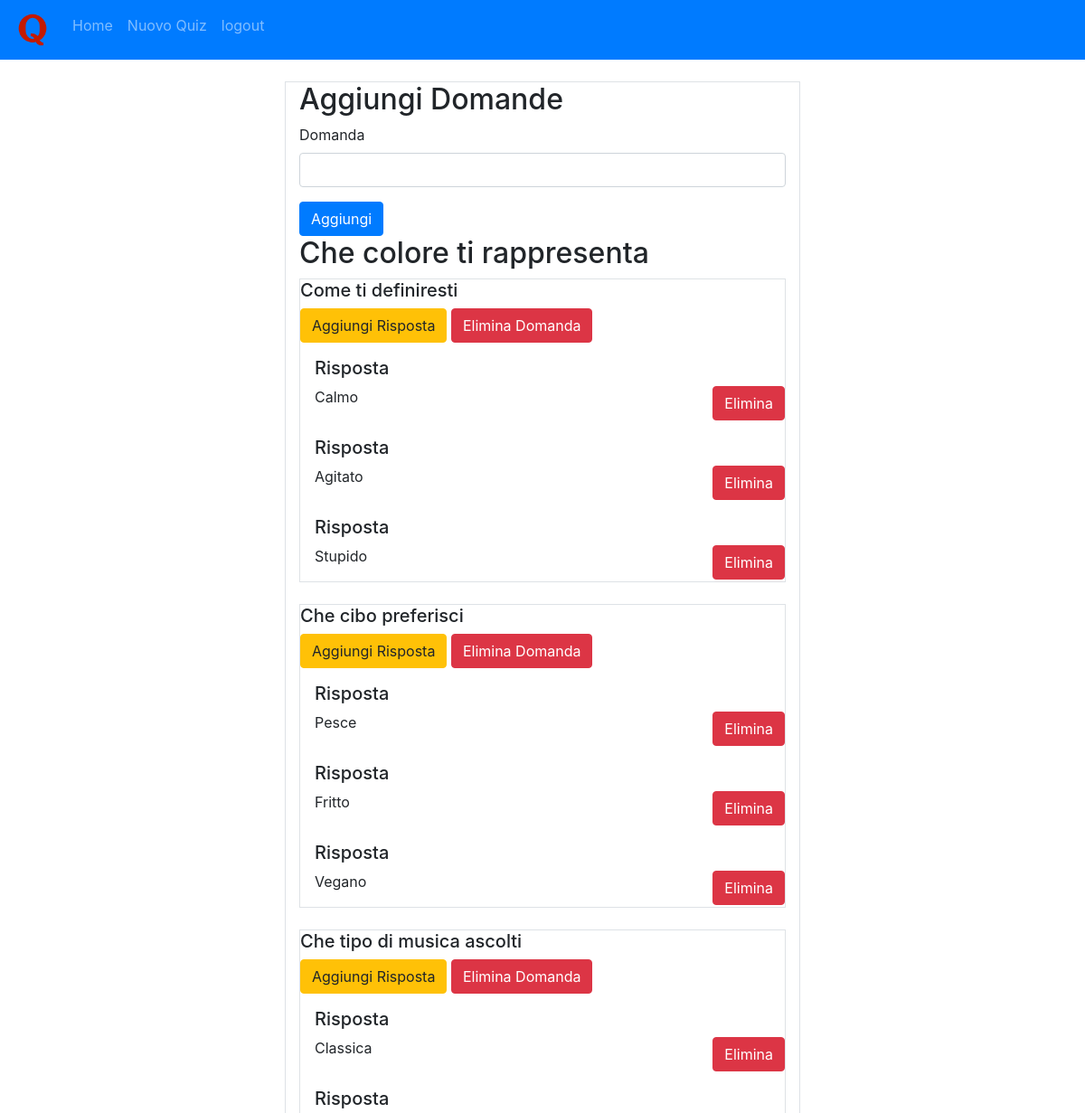
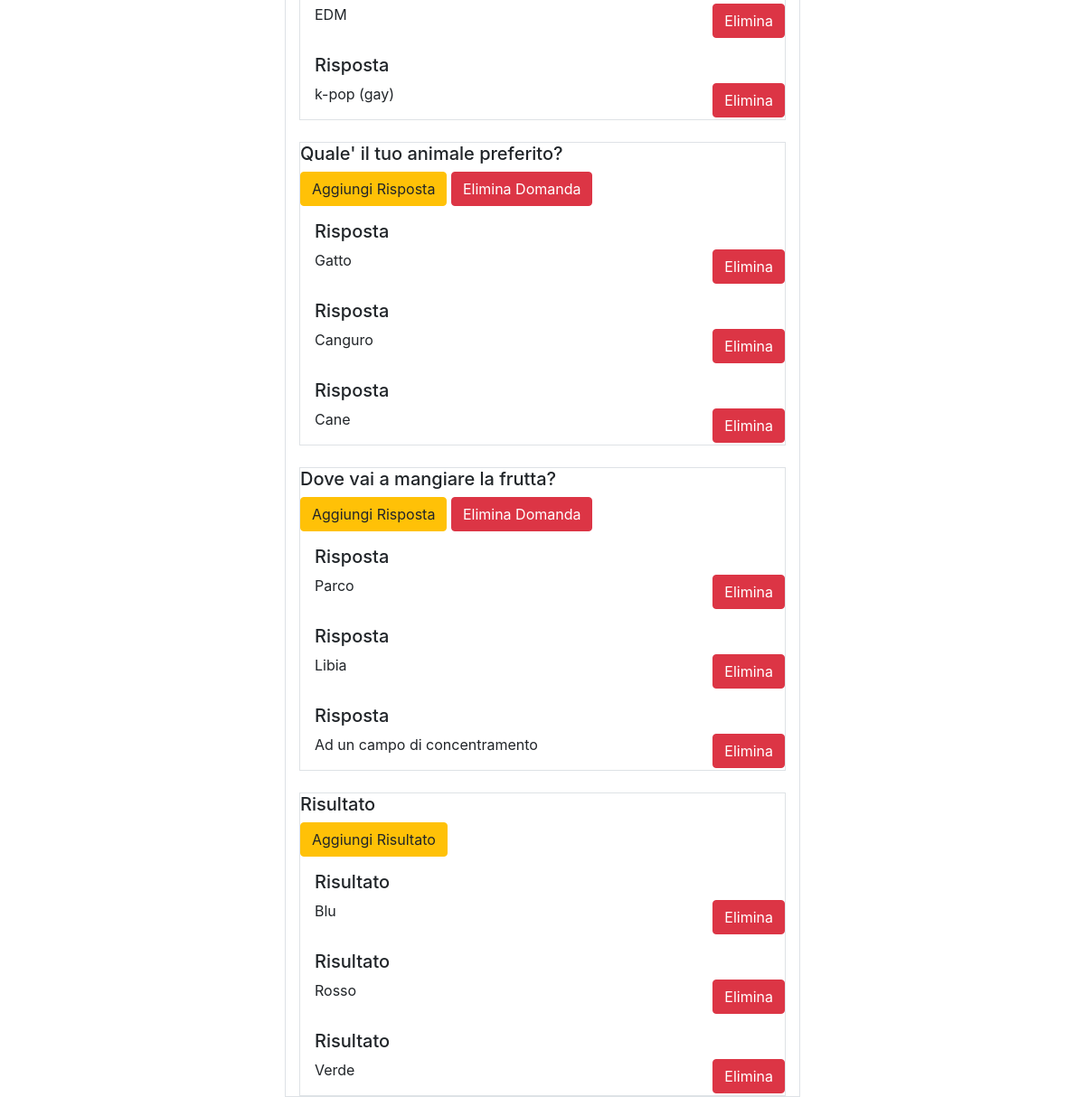
/quiz.php?id=3&titolo=Che colore ti rappresenta (signed in), run on the app's committed database (2 pictures, top to bottom).
### tables this page shows
CREATE TABLE `domande` (
  `id` int(11) NOT NULL,
  `descrizione` varchar(256) NOT NULL,
  `id_quiz` int(11) NOT NULL
);

CREATE TABLE `risposte` (
  `id` int(11) NOT NULL,
  `contenuto` varchar(512) NOT NULL,
  `id_domanda` int(11) NOT NULL,
  `id_risultato` int(11) DEFAULT NULL
);

CREATE TABLE `risultati` (
  `id` int(11) NOT NULL,
  `titolo` varchar(256) NOT NULL,
  `descrizione` varchar(256) NOT NULL,
  `id_quiz` int(11) NOT NULL
);

### quiz.php (the view, shortened to what this page needs)
<?php require_once "config.php";
?>
<!DOCTYPE html>
<html lang="en" dir="ltr">
    <head>
        <link href="https://stackpath.bootstrapcdn.com/bootstrap/4.3.1/css/bootstrap.min.css" rel="stylesheet">
    </head>
    <body>
        <?php
            $id = $_GET['id'];
            $sql = "SELECT * FROM domande WHERE id_quiz=$id";
            $result = mysqli_query($database, $sql);
        ?>
        <?php include "navbar.php" ?>
        <div class="container">
            <br>
            <div class="row d-flex justify-content-center">
                <div class="col col-md-6 border">
                    <?php if(isset($_SESSION['username'])): ?>
                        <h2>Aggiungi Domande</h2>
                        <form action="add_domanda.php" method="POST">
                            <div class="form-group">
                                <label for="descrizione">Domanda</label>
                                <input class="form-control" type="text" name="descrizione" id="descrizione">
                            </div>
                            <button class="btn btn-primary" type="submit" name="button">Aggiungi</button>
                        </form>
                    <?php endif ?>
                    <?php if(isset($_GET['titolo'])): ?>
                        <h2><?= $_GET['titolo'] ?></h2>
                    <?php else: ?>
                        <h2>Quiz</h2>
                    <?php endif ?>
                    <form action="risultato.php" method="POST">
                        <?php while($row = mysqli_fetch_assoc($result)): ?>
                            <div class="media border">
                                <div class="media-body">
                                    <h5 class="mt-0"><?= $row['descrizione']?></h5>
                                    <?php if(isset($_SESSION['username'])): ?>
                                        <p class="align-right">
                                            <a class="btn btn-warning" href="add_risposta.php?id=<?= $row['id'] ?>&id_quiz=<?= $id ?>">Aggiungi Risposta</a>
                                            <a class="btn btn-danger" href="delete_domanda.php?id=<?= $row['id'] ?>&id_quiz=<?= $id ?>">Elimina Domanda</a>
                                        </p>
                                    <?php endif ?>
                                    <?php
                                        $id_domanda = $row['id'];
                                        $sql2 = "SELECT * FROM risposte WHERE id_domanda=$id_domanda";
                                        $result2 = mysqli_query($database, $sql2);
                                    ?>
                                    <?php while($row2 = mysqli_fetch_assoc($result2)): ?>
                                        <?php if(isset($_SESSION['username'])): ?>
                                            <div class="media mt-3">
                                                <div class="media-body">
                                                    <h5 class="mt-0">Risposta</h5>
                                                    <p>
                                                        <?= $row2['contenuto'] ?>
                                                        <a class="btn btn-danger float-right" href="delete_risposta.php?id=<?= $row2['id'] ?>&id_quiz=<?= $id ?>">Elimina</a>
                                                    </p>
                                                </div>
                                            </div>
                                        <?php endif ?>
                                    <?php endwhile ?>
                                </div>
                            </div>
                            <br>
                        <?php endwhile ?>
                        <?php
                            $sql3 = "SELECT * FROM risultati WHERE id_quiz=$id";
                            $result3 = mysqli_query($database, $sql3);
                        ?>
                        <?php if(isset($_SESSION['username'])): ?>
                                <div class="media border">
                                    <div class="media-body">
                                        <h5 class="mt-0">Risultato</h5>
                                        <p class="align-right">
                                            <a class="btn btn-warning" href="add_risultato.php?id_quiz=<?= $id ?>">Aggiungi Risultato</a>
                                        </p>
                                        <?php while($row3 = mysqli_fetch_assoc($result3)): ?>
                                            <div class="media mt-3">
                                                <div class="media-body">
                                                    <h5 class="mt-0">Risultato</h5>
                                                    <p>
                                                        <?= $row3['titolo'] ?>
                                                        <a class="btn btn-danger float-right" href="delete_risultato.php?id=<?= $row3['id'] ?>&id_quiz=<?= $id ?>">Elimina</a>
                                                    </p>
                                                </div>
                                            </div>
                                        <?php endwhile ?>
                                    </div>
                                </div>
                        <?php endif ?>
                    </form>
                </div>
            </div>
        </div>
    </body>
</html>

### data on the page
domande: descrizione "Come ti definiresti"
risposte: contenuto "Calmo"
risposte: contenuto "Agitato"
risposte: contenuto "Stupido"
domande: descrizione "Che cibo preferisci"
risposte: contenuto "Pesce"
risposte: contenuto "Fritto"
risposte: contenuto "Vegano"
domande: descrizione "Che tipo di musica ascolti"
risposte: contenuto "Classica"
risposte: contenuto "EDM"
risposte: contenuto "k-pop (gay)"
domande: descrizione "Quale' il tuo animale preferito?"
risposte: contenuto "Gatto"
risposte: contenuto "Canguro"
risposte: contenuto "Cane"
domande: descrizione "Dove vai a mangiare la frutta?"
risposte: contenuto "Parco"
risposte: contenuto "Libia"
risposte: contenuto "Ad un campo di concentramento"
risultati: titolo "Blu"
risultati: titolo "Rosso"
risultati: titolo "Verde"

### other printed values
$_GET['titolo'] "Che colore ti rappresenta"
